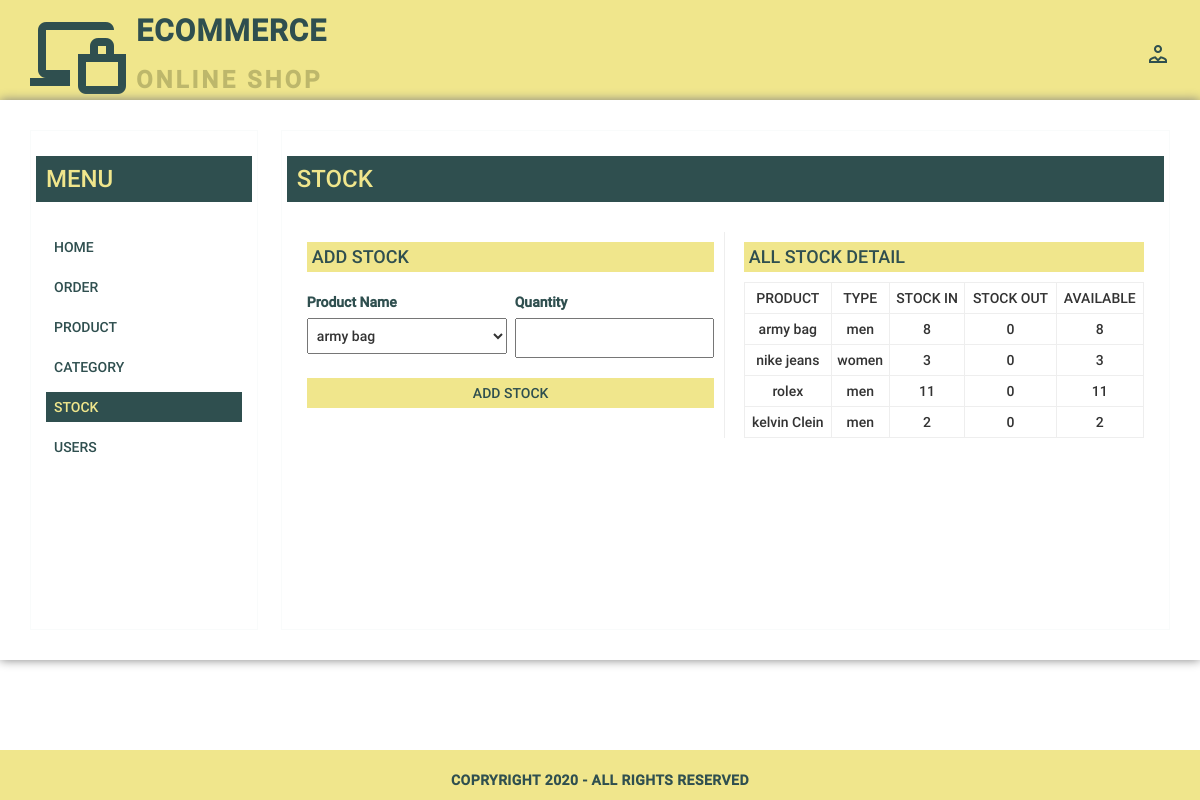
/admin/stock, run on an earlier commit of the app's database.
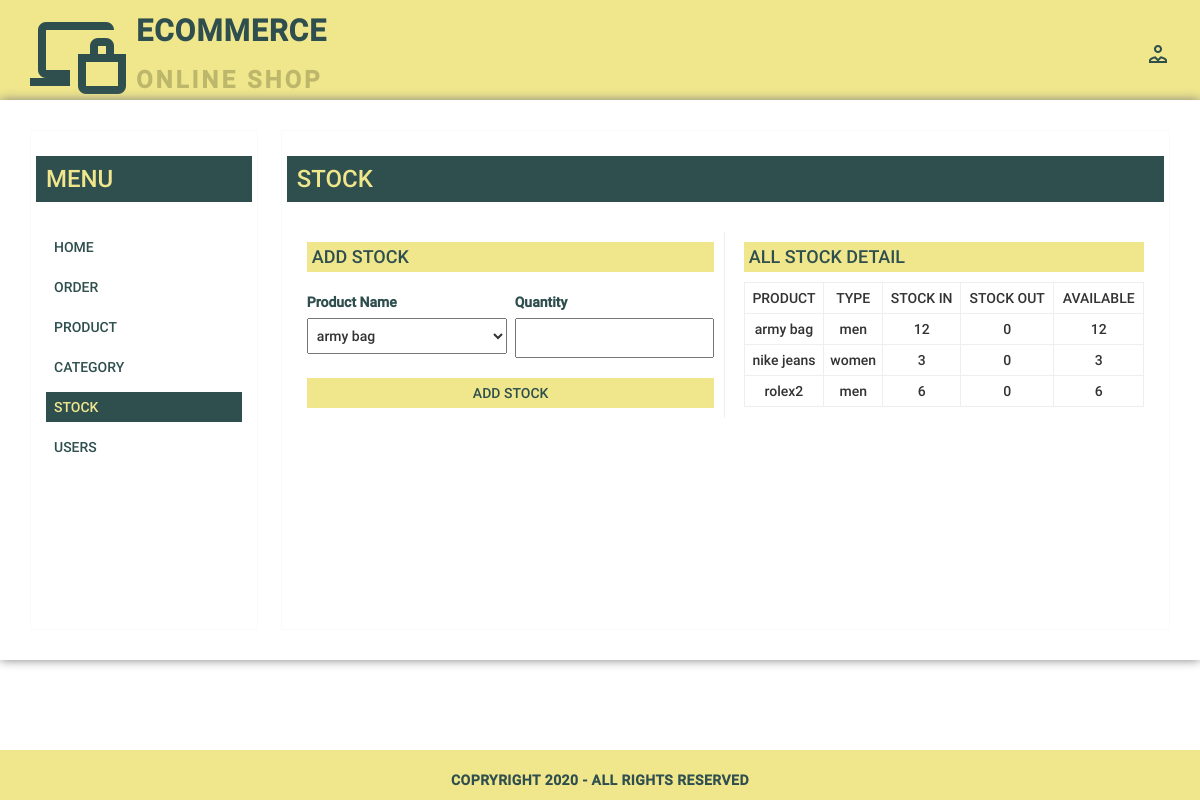
And on a later commit of the database.
### project/admin/models.py (models this page shows, shortened)
class Product(db.Model):
    id = db.Column(db.Integer, primary_key=True)
    name = db.Column(db.String(50), unique=True, nullable=False)
    sku = db.Column(db.String(50), nullable=False, default="WH000")
    price = db.Column(db.Float, nullable=False)
    categories = db.relationship('Category', secondary='product_category', backref='products')
    category_types = db.relationship('Category_type', secondary='product_category_type', backref='products')
    quantity = db.Column(db.Integer, default=0)
    description = db.Column(db.String(120), nullable=False)
    image = db.Column(db.String(20), nullable=True)
    date_added = db.Column(db.DateTime, nullable=False, default=datetime.utcnow)
    update_on = db.Column(db.DateTime, nullable=False, default=datetime.utcnow, onupdate=datetime.utcnow)

class Category_type(db.Model):
    id = db.Column(db.Integer, primary_key=True)
    name = db.Column(db.String(50), unique=True, nullable=False)

### project/admin/routes.py (the view, shortened to what this page needs)
@admin_routes.route("/admin/stock", methods=["GET", "POST", "PATCH"])
def stock():
    products = Product.query.all()
    return render_template("admin/stock.html", products=products)

### project/templates/admin/stock.html (shortened to what this page needs)
{% extends "admin/layout.html" %}
{% block body %}
	<header>
		<div class="container">
			<div class="brand">
				<div class="logo">
					<a href="index.html">
						<img src="{{url_for('static', filename='img/icons/online_shopping.png')}}">
						<div class="logo-text">
							<p class="big-logo">Ecommerce</p>
							<p class="small-logo">online shop</p>
						</div>
					</a>
				</div>
				<div class="shop-icon">
					<div class="dropdown">
						<img src="{{ url_for('static', filename='img/icons/account.png') }}">
					</div>
				</div>
			</div>
		</div>
	</header>
	<main>
		<div class="main-content">
			<div class="sidebar">
				<h3>Menu</h3>
				<ul>
					<li><a href="/admin">Home</a></li>
					<li><a href="/admin/order">Order</a></li>
					<li><a href="{{url_for('admin_routes.products')}}">Product</a></li>
					<li><a href="/admin/category">Category</a></li>
					<li><a class="active" href="/admin/stock">Stock</a></li>
					<li><a href="">Users</a></li>
				</ul>
			</div>
			<div class="content">
				<h3>Stock</h3>
				<div class="content-data">
					<div class="content-form">
						<form method="post">
							<h4>Add Stock</h4>
							<div class="form-inline">
								<div class="form-group">
									<label>Product Name</label>
									<select name="pname" required>
										{% for product in products %}
										<option value="{{product.name}}">{{product.name}}</option>
										{% endfor %}
									</select>
								</div>
								<div class="form-group">
									<label>Quantity</label>
									<input type="text" name="pqty">
								</div>
							</div>
							<div class="form-group">
								<input type="submit" name="addStock" value="Add Stock">
							</div>
						</form>
					</div>
					<div class="content-detail">
						<h4>All Stock Detail</h4>
						<table>
							<thead>
								<tr>
									<th>Product</th>
									<th>Type</th>
									<th>Stock in</th>
									<th>Stock Out</th>
									<th>Available</th>
								</tr>
							</thead>
							<tbody>
								{% for product in products %}
								<tr>
									<td>{{product.name}}</td>
									<td>
										{%for cat_type in product.category_types %}
											{{cat_type.name}}
										{% endfor %}
									</td>
									<td>{{product.quantity}}</td>
									<td>0</td>
									<td>{{product.quantity}}</td>
								</tr>
								{% endfor %}
							</tbody>
						</table>
					</div>
				</div>
			</div>
	</main>
{% endblock body%}

What changed in the data, as far as the page shows it:
removed Product: name "rolex", quantity "11", Category_type (name "men")
removed Product: name "kelvin Clein", quantity "2", Category_type (name "men")
changed Product "army bag": quantity "8" → "12"
added Product: name "rolex2", quantity "6", Category_type (name "men")
